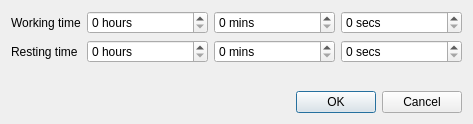
<?xml version="1.0" encoding="UTF-8"?>
<ui version="4.0">
 <class>PropertiesDialog</class>
 <widget class="QDialog" name="PropertiesDialog">
  <property name="geometry">
   <rect>
    <x>0</x>
    <y>0</y>
    <width>473</width>
    <height>124</height>
   </rect>
  </property>
  <property name="windowTitle">
   <string>Properties</string>
  </property>
  <layout class="QVBoxLayout" name="verticalLayout">
   <item>
    <layout class="QGridLayout" name="gridLayout">
     <item row="0" column="0">
      <widget class="QLabel" name="workingTime_label">
       <property name="text">
        <string>Working time</string>
       </property>
      </widget>
     </item>
     <item row="1" column="0">
      <widget class="QLabel" name="restingTime_label">
       <property name="text">
        <string>Resting time</string>
       </property>
      </widget>
     </item>
     <item row="0" column="1">
      <layout class="QHBoxLayout" name="working_horizontalLayout">
       <item>
        <widget class="QSpinBox" name="workingHour_spinBox">
         <property name="sizePolicy">
          <sizepolicy hsizetype="Expanding" vsizetype="Fixed">
           <horstretch>0</horstretch>
           <verstretch>0</verstretch>
          </sizepolicy>
         </property>
         <property name="suffix">
          <string> hours</string>
         </property>
         <property name="maximum">
          <number>99999</number>
         </property>
        </widget>
       </item>
       <item>
        <widget class="QSpinBox" name="workingMin_spinBox">
         <property name="sizePolicy">
          <sizepolicy hsizetype="Expanding" vsizetype="Fixed">
           <horstretch>0</horstretch>
           <verstretch>0</verstretch>
          </sizepolicy>
         </property>
         <property name="suffix">
          <string> mins</string>
         </property>
         <property name="maximum">
          <number>59</number>
         </property>
        </widget>
       </item>
       <item>
        <widget class="QSpinBox" name="workingSec_spinBox">
         <property name="sizePolicy">
          <sizepolicy hsizetype="Expanding" vsizetype="Fixed">
           <horstretch>0</horstretch>
           <verstretch>0</verstretch>
          </sizepolicy>
         </property>
         <property name="suffix">
          <string> secs</string>
         </property>
         <property name="maximum">
          <number>59</number>
         </property>
        </widget>
       </item>
      </layout>
     </item>
     <item row="1" column="1">
      <layout class="QHBoxLayout" name="resting_horizontalLayout">
       <item>
        <widget class="QSpinBox" name="restingHour_spinBox">
         <property name="sizePolicy">
          <sizepolicy hsizetype="Expanding" vsizetype="Fixed">
           <horstretch>0</horstretch>
           <verstretch>0</verstretch>
          </sizepolicy>
         </property>
         <property name="suffix">
          <string> hours</string>
         </property>
         <property name="maximum">
          <number>99999</number>
         </property>
        </widget>
       </item>
       <item>
        <widget class="QSpinBox" name="restingMin_spinBox">
         <property name="sizePolicy">
          <sizepolicy hsizetype="Expanding" vsizetype="Fixed">
           <horstretch>0</horstretch>
           <verstretch>0</verstretch>
          </sizepolicy>
         </property>
         <property name="suffix">
          <string> mins</string>
         </property>
         <property name="maximum">
          <number>59</number>
         </property>
        </widget>
       </item>
       <item>
        <widget class="QSpinBox" name="restingSec_spinBox">
         <property name="sizePolicy">
          <sizepolicy hsizetype="Expanding" vsizetype="Fixed">
           <horstretch>0</horstretch>
           <verstretch>0</verstretch>
          </sizepolicy>
         </property>
         <property name="suffix">
          <string> secs</string>
         </property>
         <property name="maximum">
          <number>59</number>
         </property>
        </widget>
       </item>
      </layout>
     </item>
    </layout>
   </item>
   <item>
    <spacer name="verticalSpacer">
     <property name="orientation">
      <enum>Qt::Vertical</enum>
     </property>
     <property name="sizeHint" stdset="0">
      <size>
       <width>20</width>
       <height>21</height>
      </size>
     </property>
    </spacer>
   </item>
   <item>
    <widget class="QDialogButtonBox" name="buttonBox">
     <property name="orientation">
      <enum>Qt::Horizontal</enum>
     </property>
     <property name="standardButtons">
      <set>QDialogButtonBox::Cancel|QDialogButtonBox::Ok</set>
     </property>
    </widget>
   </item>
  </layout>
 </widget>
 <resources/>
 <connections>
  <connection>
   <sender>buttonBox</sender>
   <signal>accepted()</signal>
   <receiver>PropertiesDialog</receiver>
   <slot>accept()</slot>
   <hints>
    <hint type="sourcelabel">
     <x>248</x>
     <y>254</y>
    </hint>
    <hint type="destinationlabel">
     <x>157</x>
     <y>274</y>
    </hint>
   </hints>
  </connection>
  <connection>
   <sender>buttonBox</sender>
   <signal>rejected()</signal>
   <receiver>PropertiesDialog</receiver>
   <slot>reject()</slot>
   <hints>
    <hint type="sourcelabel">
     <x>316</x>
     <y>260</y>
    </hint>
    <hint type="destinationlabel">
     <x>286</x>
     <y>274</y>
    </hint>
   </hints>
  </connection>
 </connections>
</ui>
